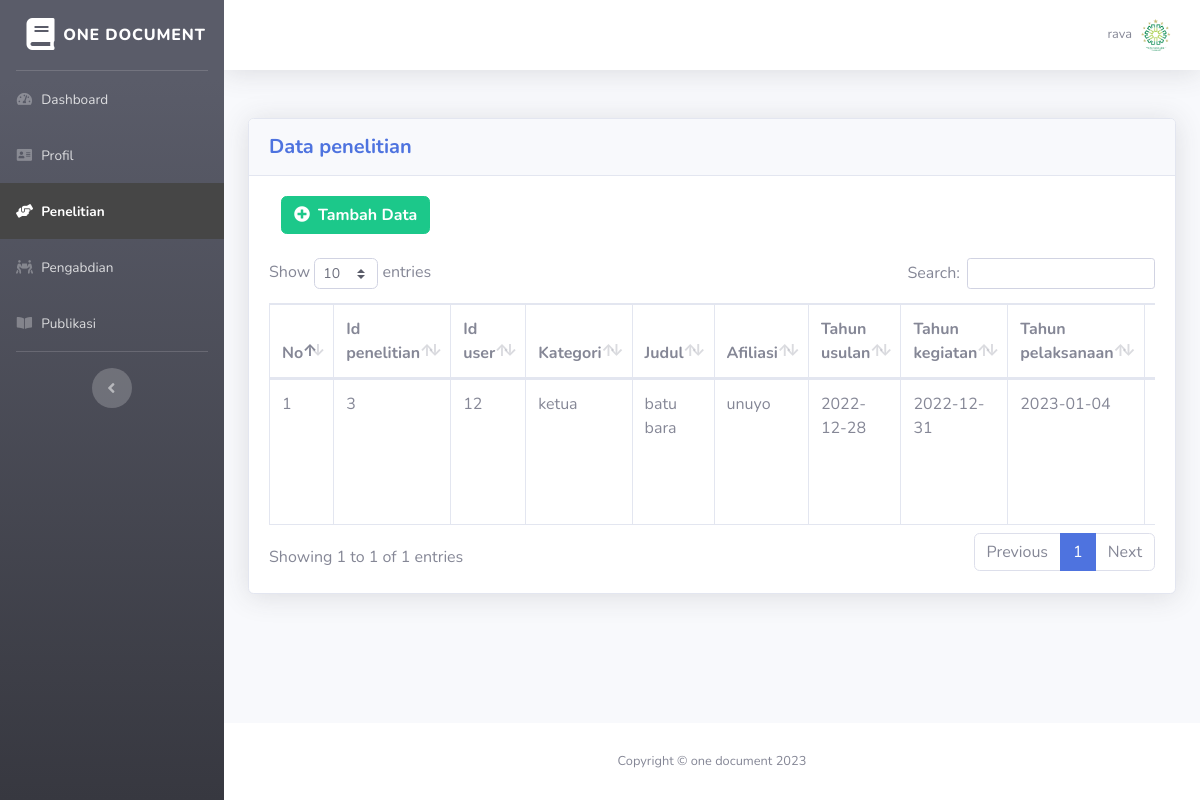
Page /administrator/penelitian.php (signed in) on the committed database.
### tables this page shows
CREATE TABLE `penelitian` (
  `id_penelitian` int(10) NOT NULL,
  `id_user` int(30) NOT NULL,
  `kategori` varchar(30) NOT NULL,
  `judul` varchar(50) NOT NULL,
  `afiliasi` varchar(50) NOT NULL,
  `tahun_usulan` date NOT NULL,
  `tahun_kegiatan` date NOT NULL,
  `tahun_pelaksanaan` date NOT NULL,
  `lama_kegiatan` varchar(20) NOT NULL,
  `dana_dikti` int(20) NOT NULL,
  `in_kind` int(20) NOT NULL,
  `no_sk_penugasan` int(30) NOT NULL,
  `tanggal_penugasan` date NOT NULL,
  `upload` varchar(50) NOT NULL
);

### administrator/penelitian.php (the view, shortened to what this page needs)
<!DOCTYPE html>
<html lang="en">
<?php
include '../config.php';
?>
<head>
    <?php include('../layout/header.php'); ?>
</head>
<body id="page-top">
    <div id="wrapper">
        <?php include('../layout/sidebar.php'); ?>
        <div id="content-wrapper" class="d-flex flex-column">
            <div id="content">
                <?php include('../layout/topbar.php'); ?>
                <div class="container-fluid">
                    <div class="card shadow mb-4">
                        <div class="card-header py-3">
                            <h5 class="m-0 font-weight-bold text-primary">Data penelitian</h5>
                        </div>
                        <div class="card-body">
                            <div class="col-auto">
                                <button type="button" class="btn btn-success font-weight-bold" id="btn-add-data" data-toggle="modal" data-target="#myModal"><i class="fas fa-plus-circle mr-2"></i>Tambah Data</button>
                            </div><br>
                            <div class="table-responsive">
                                <table class="table table-bordered" id="dataTable" width="100%" cellspacing="0">
                                    <thead>
                                        <tr>
                                            <th>No</th>
                                            <th>Id penelitian</th>
                                            <th>Id user</th>
                                            <th>Kategori</th>
                                            <th>Judul</th>
                                            <th>Afiliasi</th>
                                            <th>Tahun usulan</th>
                                            <th>Tahun kegiatan</th>
                                            <th>Tahun pelaksanaan</th>
                                            <th>Lama kegiatan</th>
                                        </tr>
                                    </thead>
                                    <tbody>
                                        <?php
                                        $user = mysqli_query($koneksi, "SELECT * FROM penelitian ORDER BY id_penelitian ASC");
                                        $no = 1;
                                        while ($f = mysqli_fetch_array($user)) {
                                        ?>
                                            <tr>
                                                <td><?php echo $no++ ?></td>
                                                <td><?php echo $f['id_penelitian'] ?></td>
                                                <td><?php echo $f['id_user'] ?></td>
                                                <td><?php echo $f['kategori'] ?></td>
                                                <td><?php echo $f['judul'] ?></td>
                                                <td><?php echo $f['afiliasi'] ?></td>
                                                <td><?php echo $f['tahun_usulan'] ?></td>
                                                <td><?php echo $f['tahun_kegiatan'] ?></td>
                                                <td><?php echo $f['tahun_pelaksanaan'] ?></td>
                                                <td><?php echo $f['lama_kegiatan'] ?></td>
                                            </tr>
                                        <?php
                                        }
                                        ?>
                                    </tbody>
                                </table>
                            </div>
                        </div>
                    </div>
                </div>
            </div>
            <?php include('../layout/footer.php'); ?>
        </div>
    </div>
</body>
</html>

### rows in the picture
penelitian: id_penelitian "3", id_user "12", kategori "ketua", judul "batu bara", afiliasi "unuyo", tahun_usulan "2022-12-28", tahun_kegiatan "2022-12-31", tahun_pelaksanaan "2023-01-04"

### other values in the picture
$_SESSION['nama'] "rava"
